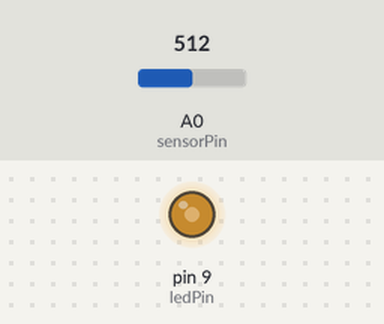
Bench run of a sketch on a simulated Arduino Uno, built with avr-gcc and run on an emulated ATmega328P. Parts: output pins drawn as LEDs (lit = HIGH). The test bench sets the inputs (shaded band); at power-on: A0 (sensorPin) = 512.

Above: at 1.2 s.
1.3 s: A0 (sensorPin) set to 716
At 2.5 s:
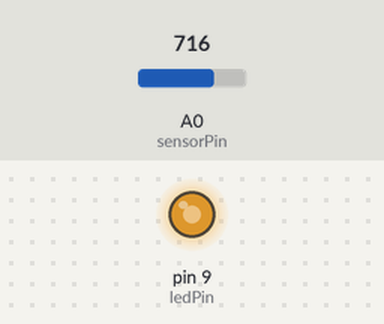
2.8 s: A0 (sensorPin) set to 900
At 3.7 s:
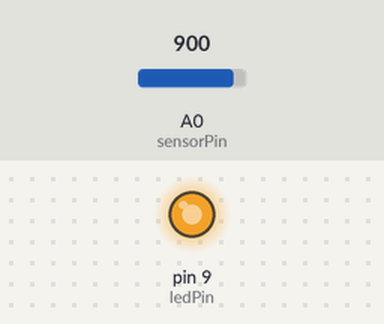
4.3 s: A0 (sensorPin) set to 122
At 4.8 s:
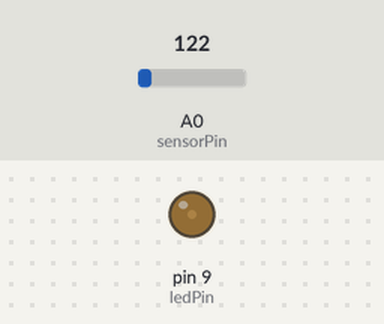
5.8 s: A0 (sensorPin) set to 0
At 7.2 s:
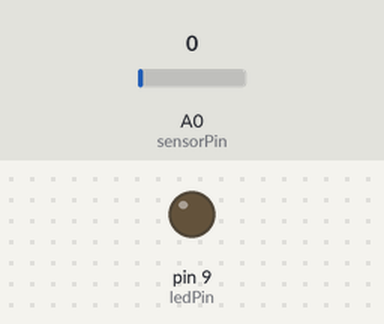
Timing chart, 0 to 8.3 s (numbered marks = the images above; inputs shaded):
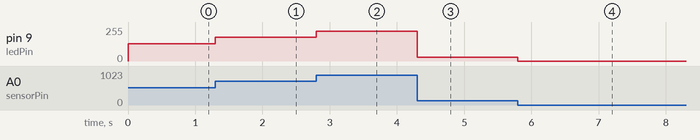

The sketch:

circ-08.ino
```cpp
/* Analog Input
 * Demonstrate analog input by reading A0 connected to
 * potentiometer. Vary time on/off at LED on pin 13 based on
 * value read at A0. *
 */

int sensorPin = 0;
// LED Pin for flash and threshold (non-PWM)
//int ledPin = 13;
// LED Pin for fading requires PWM
int ledPin = 9;
int sensorValue = 0;

// For threshold sample
int threshold = 512;

// For knob/server sample
#include <Servo.h>
Servo myservo;

void setup() {
  pinMode(ledPin, OUTPUT);
  //myservo.attach(ledPin);
}

void loop() {
  // Flashing
  /*
  sensorValue = analogRead(sensorPin);
  digitalWrite(ledPin, HIGH);
  delay(sensorValue);
  digitalWrite(ledPin, LOW);
  delay(sensorValue);
  */
  // Flashing

  // Threshold
  /*
  if (analogRead(sensorPin) > threshold) {
    digitalWrite(ledPin, HIGH);
  } else {
    digitalWrite(ledPin, LOW);
  }
  */
  // Threshold

  // Fading
  sensorValue = analogRead(sensorPin);
  if (sensorValue == 0) { sensorValue = 1; }
  analogWrite(ledPin, sensorValue / 4);
  // Fading

  // Knob Servo
  /*
  sensorValue = analogRead(sensorPin);
  sensorValue = map(sensorValue, 0, 1023, 0, 180);
  myservo.write(sensorValue);
  delay(100);
  */
  // Knob Servo
}
```

Measured:
- after the input at 1.3 s, pin 9 (ledPin): 128/255 → 179/255 at once
- after the input at 2.8 s, pin 9 (ledPin): 179/255 → 225/255 at once
- after the input at 4.3 s, pin 9 (ledPin): 225/255 → 30/255 at once
- after the input at 5.8 s, pin 9 (ledPin): 30/255 → 0/255 at once
